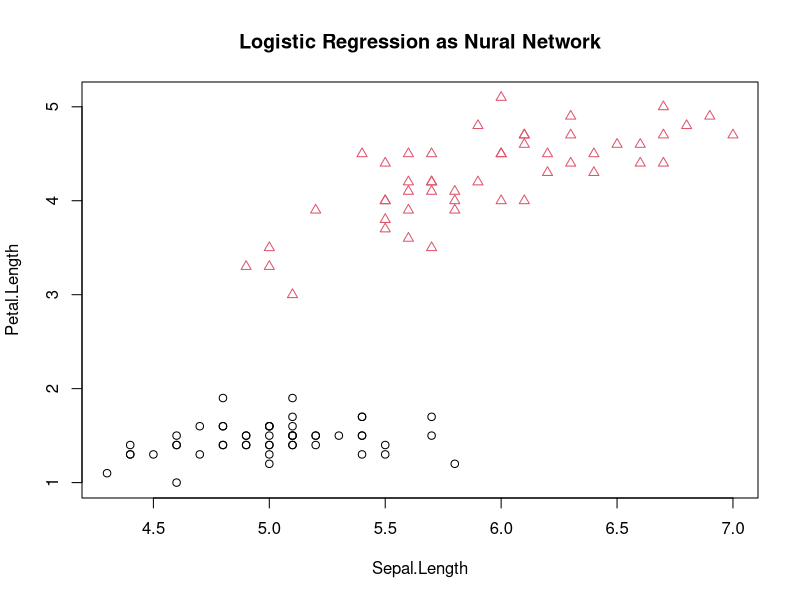

Generate this figure with R: (Note: this script raises an error after producing the figure.)
### ---------------------------- Logistic Regressoin as neural network with iris data set -------------------------------------------------------------##

rm(list =ls())
library(dplyr)
data =  iris[1:100,c(1,3)]
attach(data)
plot(x=Sepal.Length,y= Petal.Length,pch= c(rep(1,50),rep(2,50)),col = c(rep(1,50),rep(2,50)),main = 'Logistic Regression as Nural Network')

## Logistic Regression with Gradent Decent Algorithem ##

## parameter intilization ##
alpha = 0.01



## forwoard propogation 

w =t(as.matrix(runif(2)))
b = t(as.matrix(runif(1)))
####-----------------------##

print(w)
print(b)
### ----------------------------##

for(i in 1:1000)
{ 

Z = w %*% t(data) + t(as.matrix(rep(b,100)))

# Sigmoid Function #
activations = 1/(1+exp(-Z))

# Estimated class at 0.5 probability

y_hat = if_else(activations >= 0.5 ,1,0)


# Backword Prpogation  and derivatives of functions #


dZ = activations - flag 
dw = (0.01) * t(data) %*% t(dZ) 
db = (0.01) * rowSums(dZ)
 # weight updates in backpropogations #
w = w - (alpha  * t(dw))
b = b - (alpha * db)
}

######################################################

print(w)
print(b)

#######################################






## Ploting the points on graphe ##

g = -(((w[1,1]*Sepal.Length) + b)/w[1,2])

lines(Sepal.Length,g,col ='green')



 




